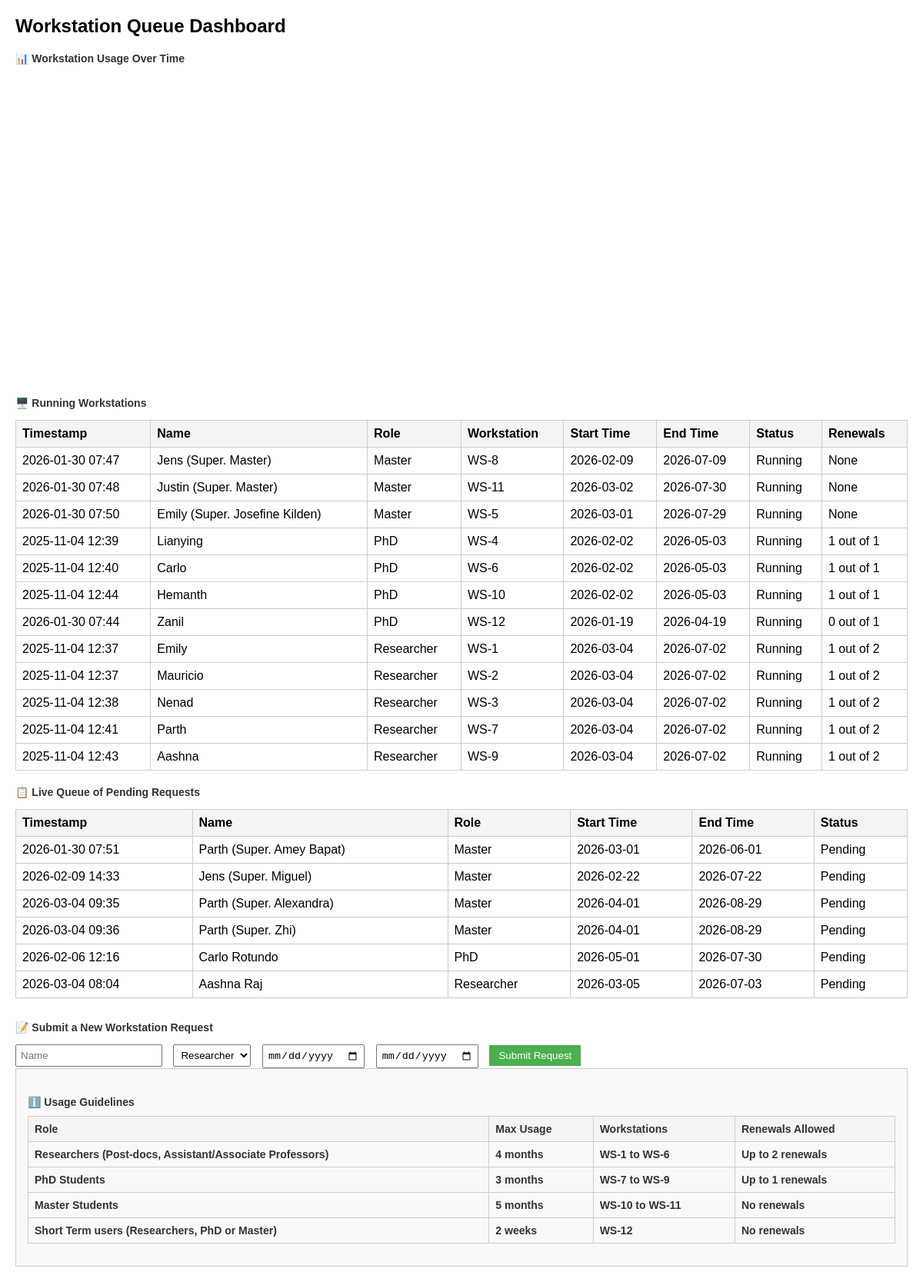
Screenshot of / (signed in) with the database file from the repository.
### app.py (models this page shows)
class Request(db.Model):
    id = db.Column(db.Integer, primary_key=True)
    timestamp = db.Column(db.DateTime, default=datetime.utcnow)
    name = db.Column(db.String(100))
    role = db.Column(db.String(50))
    start_time = db.Column(db.String(50))
    end_time = db.Column(db.String(50))
    status = db.Column(db.String(50), default="Pending")
    workstation = db.Column(db.String(50))
    renewals = db.Column(db.Integer)

### app.py (the view)
@app.route('/')
@login_required
def dashboard():
    Request.query.filter_by(status='Completed').delete()
    db.session.commit()
    pending_requests = (Request.query.filter_by(status='Pending').order_by(Request.role.asc(),Request.timestamp.asc()).all())
    running_requests = (Request.query.filter_by(status='Running').order_by(Request.role.asc(),Request.timestamp.asc()).all())
    chart_data = []
    for req in running_requests:
        chart_data.append({
            "name": req.name or "",
            "workstation": req.workstation or "",
            "start": str(req.start_time),
            "end": str(req.end_time),
            "renewals": req.renewals or "",
            "color": "blue" if req.role == "PhD" else "orange" if req.role == "Master" else "green"
        })
    return render_template('dashboard.html',
                           pending_requests=pending_requests,
                           running_requests=running_requests,
                           chart_data=chart_data)

### app.py (called while the page is built)
@login_manager.user_loader
def load_user(user_id):
    return User.query.get(int(user_id))

### templates/dashboard.html (shortened to what this page needs)
<!DOCTYPE html>
<html lang="en">
<head>
</head>
<body>
    <h1>Workstation Queue Dashboard</h1>
    <h2>📊 Workstation Usage Over Time</h2>
    <div id="usageChart" style="width:100%;height:400px;"></div>
    <h3>🖥️ Running Workstations</h3>
    <table>
        <tr><th>Timestamp</th><th>Name</th><th>Role</th><th>Workstation</th><th>Start Time</th><th>End Time</th><th>Status</th><th>Renewals</th></tr>
        {% for req in running_requests %}
        <tr>
            <td>{{ req.timestamp.strftime('%Y-%m-%d %H:%M') }}</td>
            <td>{{ req.name }}</td>
            <td>{{ req.role }}</td>
            <td>{{ req.workstation }}</td>
            <td>{{ req.start_time }}</td>
            <td>{{ req.end_time }}</td>
            <td>{{ req.status }}</td>
            <td>{{ req.renewals }}</td>
        </tr>
        {% endfor %}
    </table>
    <h3>📋 Live Queue of Pending Requests</h3>
    <table>
        <tr><th>Timestamp</th><th>Name</th><th>Role</th><th>Start Time</th><th>End Time</th><th>Status</th></tr>
        {% for req in pending_requests %}
        <tr>
            <td>{{ req.timestamp.strftime('%Y-%m-%d %H:%M') }}</td>
            <td>{{ req.name }}</td>
            <td>{{ req.role }}</td>
            <td>{{ req.start_time }}</td>
            <td>{{ req.end_time }}</td>
            <td>{{ req.status }}</td>
        </tr>
        {% endfor %}
    </table>
<div class="form-section">
<h3>📝 Submit a New Workstation Request</h3>
<form id="requestForm">
<input name="name" placeholder="Name" required="" type="text"/>
<select name="role">
<option value="Researcher">Researcher</option>
</select>
<input name="startTime" required="" type="date"/>
<input name="endTime" required="" type="date"/>
<button class="submit-btn" type="submit">Submit Request</button>
</form>
</div>
    <div style="background-color:#f9f9f9; padding:15px; border:1px solid #ccc; margin-bottom:20px;">
<h3>ℹ️ Usage Guidelines
<table border="1" style="width:100%; margin-top:10px; border-collapse:collapse;">
<thead>
<tr style="background-color:#f2f2f2;">
<th>Role</th>
<th>Max Usage</th>
<th>Workstations</th>
<th>Renewals Allowed</th>
</tr>
</thead>
<tbody>
<tr>
<td>Researchers (Post-docs, Assistant/Associate Professors)</td>
<td>4 months</td>
<td>WS-1 to WS-6</td>
<td>Up to 2 renewals</td>
</tr>
<tr>
<td>PhD Students</td>
<td>3 months</td>
<td>WS-7 to WS-9</td>
<td>Up to 1 renewals</td>
</tr>
<tr>
<td>Master Students</td>
<td>5 months</td>
<td>WS-10 to WS-11</td>
<td>No renewals</td>
</tr>
<tr>
<td>Short Term users (Researchers, PhD or Master)</td>
<td>2 weeks</td>
<td>WS-12</td>
<td>No renewals</td>
</tr>
</tbody>
</table>
</h3>
</body>
</html>

### templates/dashboard.html (style rules this page uses)
body { font-family: Arial, sans-serif; margin: 20px; }
h1 { font-size: 24px; margin-bottom: 10px; }
h2, h3 { font-size: 14px; margin-top: 20px; color: #333; }
table { width: 100%; border-collapse: collapse; margin-top: 10px; }
th, td { border: 1px solid #ccc; padding: 8px; text-align: left; }
th { background-color: #f4f4f4; }
.form-section { margin-top: 30px; }
.form-section input, .form-section select { margin-right: 10px; padding: 5px; }
.submit-btn { padding: 6px 12px; background-color: #4CAF50; color: white; border: none; cursor: pointer; }

### rows the page displays
Request: timestamp "2026-01-30 07:47", name "Jens (Super. Master)", role "Master", workstation "WS-8", start_time "2026-02-09", end_time "2026-07-09", status "Running", renewals "None"
Request: timestamp "2026-01-30 07:48", name "Justin (Super. Master)", role "Master", workstation "WS-11", start_time "2026-03-02", end_time "2026-07-30", status "Running", renewals "None"
Request: timestamp "2026-01-30 07:50", name "Emily (Super. Josefine Kilden)", role "Master", workstation "WS-5", start_time "2026-03-01", end_time "2026-07-29", status "Running", renewals "None"
Request: timestamp "2025-11-04 12:39", name "Lianying", role "PhD", workstation "WS-4", start_time "2026-02-02", end_time "2026-05-03", status "Running", renewals "1 out of 1"
Request: timestamp "2025-11-04 12:40", name "Carlo", role "PhD", workstation "WS-6", start_time "2026-02-02", end_time "2026-05-03", status "Running", renewals "1 out of 1"
Request: timestamp "2025-11-04 12:44", name "Hemanth", role "PhD", workstation "WS-10", start_time "2026-02-02", end_time "2026-05-03", status "Running", renewals "1 out of 1"
Request: timestamp "2026-01-30 07:44", name "Zanil", role "PhD", workstation "WS-12", start_time "2026-01-19", end_time "2026-04-19", status "Running", renewals "0 out of 1"
Request: timestamp "2025-11-04 12:37", name "Emily", role "Researcher", workstation "WS-1", start_time "2026-03-04", end_time "2026-07-02", status "Running", renewals "1 out of 2"
Request: timestamp "2025-11-04 12:37", name "Mauricio", role "Researcher", workstation "WS-2", start_time "2026-03-04", end_time "2026-07-02", status "Running", renewals "1 out of 2"
Request: timestamp "2025-11-04 12:38", name "Nenad", role "Researcher", workstation "WS-3", start_time "2026-03-04", end_time "2026-07-02", status "Running", renewals "1 out of 2"
Request: timestamp "2025-11-04 12:41", name "Parth", role "Researcher", workstation "WS-7", start_time "2026-03-04", end_time "2026-07-02", status "Running", renewals "1 out of 2"
Request: timestamp "2025-11-04 12:43", name "Aashna", role "Researcher", workstation "WS-9", start_time "2026-03-04", end_time "2026-07-02", status "Running", renewals "1 out of 2"
Request: timestamp "2026-01-30 07:51", name "Parth (Super. Amey Bapat)", role "Master", start_time "2026-03-01", end_time "2026-06-01", status "Pending"
Request: timestamp "2026-02-09 14:33", name "Jens (Super. Miguel)", role "Master", start_time "2026-02-22", end_time "2026-07-22", status "Pending"
Request: timestamp "2026-03-04 09:35", name "Parth (Super. Alexandra)", role "Master", start_time "2026-04-01", end_time "2026-08-29", status "Pending"
Request: timestamp "2026-03-04 09:36", name "Parth (Super. Zhi)", role "Master", start_time "2026-04-01", end_time "2026-08-29", status "Pending"
Request: timestamp "2026-02-06 12:16", name "Carlo Rotundo", role "PhD", start_time "2026-05-01", end_time "2026-07-30", status "Pending"
Request: timestamp "2026-03-04 08:04", name "Aashna Raj", role "Researcher", start_time "2026-03-05", end_time "2026-07-03", status "Pending"
